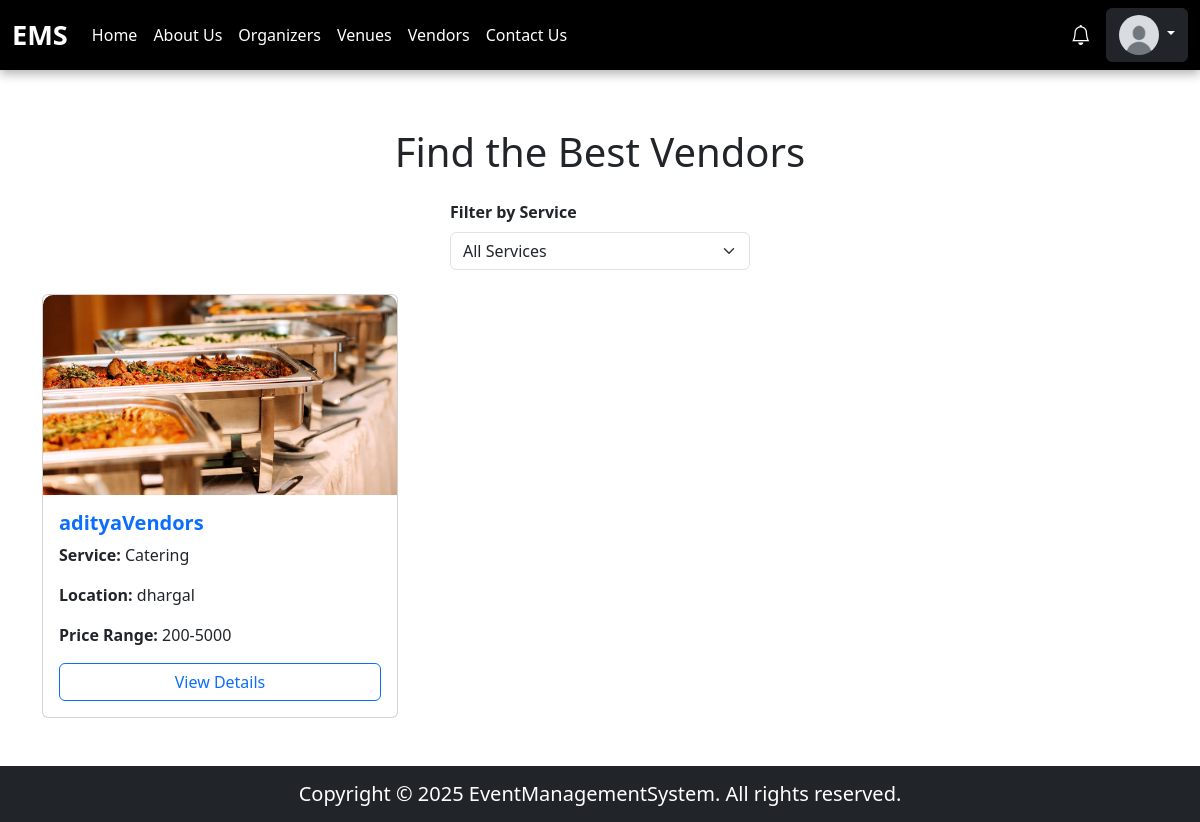
Page /pages/vendors/vendors.php (signed in) on the committed database.
### tables this page shows
CREATE TABLE `users` (
  `id` int(11) NOT NULL,
  `username` varchar(255) NOT NULL,
  `email` varchar(255) NOT NULL,
  `phone` varchar(20) NOT NULL,
  `password` varchar(255) NOT NULL,
  `location` varchar(255) NOT NULL,
  `role` enum('user','organizer','vendor','venue_owner') NOT NULL,
  `profile_picture` varchar(255) DEFAULT NULL,
  `created_at` timestamp NOT NULL DEFAULT current_timestamp()
);

CREATE TABLE `vendor_photos` (
  `id` int(11) NOT NULL,
  `vendor_id` int(11) NOT NULL,
  `photo_url` varchar(255) NOT NULL,
  `uploaded_at` timestamp NOT NULL DEFAULT current_timestamp()
);

CREATE TABLE `vendors` (
  `id` int(11) NOT NULL,
  `user_id` int(11) NOT NULL,
  `business_name` varchar(255) NOT NULL,
  `description` text DEFAULT NULL,
  `service` enum('catering','photography','decorator','anchor','dj','karaoke') NOT NULL,
  `website` varchar(255) DEFAULT NULL,
  `instagram` varchar(255) DEFAULT NULL,
  `service_locations` text DEFAULT NULL,
  `price_range` varchar(255) DEFAULT NULL
);

### pages/vendors/vendors.php (the view, shortened to what this page needs)
<?php
include "../../database/databaseConnection.php";
?>
<!DOCTYPE html>
<html lang="en">
<head>
    <link rel="stylesheet" href="https://cdn.jsdelivr.net/npm/bootstrap@5.3.0/dist/css/bootstrap.min.css">
    <link rel="stylesheet" href="../../public/styles/style.css">
</head>
<body class="d-flex flex-column min-vh-100">
    <?php include("../../components/header.php") ?>
    <div class="container my-5">
        <h1 class="text-center mb-4">Find the Best Vendors</h1>
        <div class="filter-container mb-4">
            <label for="serviceFilter" class="form-label fw-bold">Filter by Service</label>
            <select id="serviceFilter" class="form-select">
                <option value="" selected>All Services</option>
            </select>
        </div>
        <div class="row row-cols-1 row-cols-md-2 row-cols-lg-3 g-4" id="vendorCards">
            <?php
            $query = "SELECT v.*, vp.photo_url
                      FROM vendors v
                      LEFT JOIN vendor_photos vp
                      ON vp.id = (SELECT id FROM vendor_photos WHERE vendor_id = v.id ORDER BY uploaded_at DESC LIMIT 1)";
            $result = $conn->query($query);
            while ($vendor = $result->fetch_assoc()) {
                $photoUrl = !empty($vendor['photo_url']) ? "../../" . $vendor['photo_url'] : "https://via.placeholder.com/300x200?text=No+Image+Available";
            ?>
                <div class="col vendorCard" data-service="<?php echo $vendor['service']; ?>">
                    <div class="card vendor-card">
                        <img src="<?php echo $photoUrl; ?>" class="card-img-top" alt="Vendor Image">
                        <div class="card-body">
                            <h5 class="card-title text-primary fw-bold"><?php echo $vendor['business_name']; ?></h5>
                            <p class="card-text"><strong>Service:</strong> <?php echo ucfirst($vendor['service']); ?></p>
                            <p class="card-text"><strong>Location:</strong> <?php echo $vendor['service_locations']; ?></p>
                            <p class="card-text"><strong>Price Range:</strong> <?php echo $vendor['price_range']; ?></p>
                            <a href="./vendorDetails.php?vendorId=<?php echo $vendor['id'] ?>" class="btn btn-outline-primary w-100">View Details</a>
                        </div>
                    </div>
                </div>
            <?php } ?>
        </div>
    </div>
    <?php include("../../components/footer.php") ?>
</body>
</html>

### components/header.php (shortened to what this page needs)
<?php
include(__DIR__ . "/../database/databaseConnection.php");
$profilePic = "/EventManagementSystem/uploads/profilePics/default.png";
if (isset($_SESSION['user_id'])) {
    $user_id = $_SESSION['user_id'];
    $query = "SELECT profile_picture, role FROM users WHERE id = ?";
    $stmt = mysqli_prepare($conn, $query);
    mysqli_stmt_bind_param($stmt, "i", $user_id);
    mysqli_stmt_execute($stmt);
    $result = mysqli_stmt_get_result($stmt);
    if ($row = mysqli_fetch_assoc($result)) {
        if (!empty($row['profile_picture'])) {
            $profilePic = $row['profile_picture'];
        }
    }
}
?>
<!DOCTYPE html>
<html lang="en">
<head>
    <link href="https://cdn.jsdelivr.net/npm/bootstrap@5.3.0/dist/css/bootstrap.min.css" rel="stylesheet">
    <link rel="stylesheet" href="https://cdn.jsdelivr.net/npm/bootstrap-icons/font/bootstrap-icons.css">
</head>
<body>
<nav class="navbar navbar-expand-lg navbar-dark">
    <div class="container-fluid">
        <a class="navbar-brand" href="/EventManagementSystem/">EMS</a>
        <div class="collapse navbar-collapse" id="navbarNav">
            <ul class="navbar-nav me-auto">
                <li class="nav-item"><a class="nav-link" href="/EventManagementSystem/">Home</a></li>
                <li class="nav-item"><a class="nav-link" href="/EventManagementSystem/pages/aboutus.php">About Us</a></li>
                <li class="nav-item"><a class="nav-link" href="/EventManagementSystem/pages/organizers/organizers.php">Organizers</a></li>
                <li class="nav-item"><a class="nav-link" href="/EventManagementSystem/pages/venue/venues.php">Venues</a></li>
                <li class="nav-item"><a class="nav-link" href="/EventManagementSystem/pages/vendors/vendors.php">Vendors</a></li>
                <li class="nav-item"><a class="nav-link" href="/EventManagementSystem/pages/contactUs.php">Contact Us</a></li>
            </ul>
            <?php if (!isset($_SESSION['user_id'])): ?>
                <div class="d-flex">
                    <a href="/EventManagementSystem/pages/login.php" class="btn btn-outline-light me-2">Login</a>
                    <a href="/EventManagementSystem/pages/register.php" class="btn btn-warning">Register</a>
                </div>
            <?php else: ?>
                <div class="d-flex align-items-center">
                    <a href="/EventManagementSystem/pages/notifications.php" class="notification-icon">
                        <i class="bi bi-bell"></i>
                    </a>
                    <div class="dropdown">
                        <button class="btn btn-dark dropdown-toggle" type="button" data-bs-toggle="dropdown" aria-expanded="false">
                            <img src="<?php echo htmlspecialchars($profilePic, ENT_QUOTES, 'UTF-8'); ?>" alt="Profile Picture" class="profile-pic">
                        </button>
                    </div>
                </div>
            <?php endif; ?>
        </div>
    </div>
</nav>
</body>
</html>

### public/styles/style.css (style rules this page uses)
html, body { height: 100%; display: flex; flex-direction: column; }
.card img { height: 200px; object-fit: cover; border-top-left-radius: 10px; border-top-right-radius: 10px; }

### pages/vendors/vendors.php (style rules this page uses)
.vendor-card { border-radius: 12px; overflow: hidden; transition: transform 0.3s ease-in-out, box-shadow 0.3s ease-in-out; }
.vendor-card img { height: 200px; object-fit: cover; width: 100%; }
.card-body { padding: 20px; }
.filter-container { max-width: 300px; margin: auto; }

### components/header.php (style rules this page uses)
.navbar { position: fixed; top: 0; width: 100%; z-index: 1000; background: #000; box-shadow: 0 4px 10px rgba(0, 0, 0, 0.3); }
.navbar-brand { font-size: 1.7rem; font-weight: bold; color: white; }
.navbar-nav .nav-link { color: white; }
.profile-pic { width: 40px; height: 40px; border-radius: 50%; }
.notification-icon { position: relative; display: inline-block; color: white; font-size: 20px; margin-right: 15px; cursor: pointer; }

### rows in the picture
users: profile_picture (placeholder picture)
vendor_photos: photo_url (picture), vendor.business_name "adityaVendors", vendor.service "Catering", vendor.service_locations "dhargal", vendor.price_range "200-5000"
